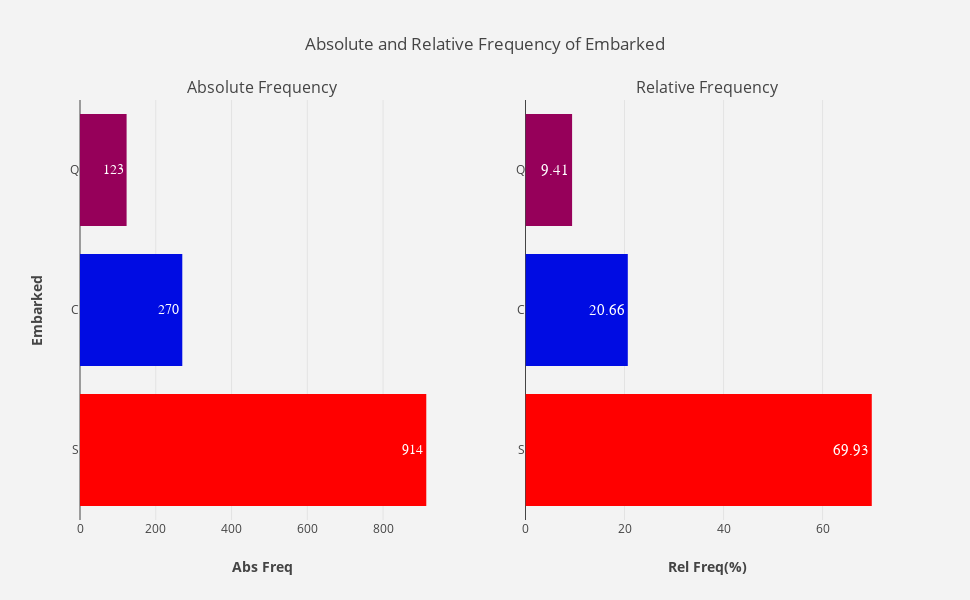

Notebook code for this chart:
### Markdown cell above
**Findings:** Again class distribution of Pclass is imbalanced as three categories of Pclass are not evenly represented in its distribution. 3 (Pclass3) is the most occured (709) levels of Pclass while 2 is the least occured (277). Another way of saying that, over  54% of Pclass variable consists of 3(Pclass3) while 1 and 2 both combinedly contribute to nearly 46% of Pclass.

### 4.1.4 Embarked  <a id="4.1.4"></a>

### Code cell
"""Plot absolute and relative frequency of Embarked."""
plotFrequency(merged.Embarked)

### Figure 1 — Plotly figure (JSON) as saved in the notebook; plotly's stock layout.template omitted (floating-point values rounded to 4 significant figures)
{"data": [{"hoverinfo": "x+y", "marker": {"color": [914, 270, 123], "colorscale": "Rainbow"}, "name": "Abs Freq", "orientation": "h", "text": [914.0, 270.0, 123.0], "textfont": {"family": "sans serif", "size": 14}, "textposition": "auto", "type": "bar", "uid": "ee613f30-c049-4c2e-ac52-292c2e8dc91a", "x": [914, 270, 123], "xaxis": "x", "y": ["S", "C", "Q"], "yaxis": "y"}, {"hoverinfo": "x+y", "marker": {"color": [69.93, 20.66, 9.41], "colorscale": "Rainbow"}, "name": "Rel Freq(%)", "orientation": "h", "text": [69.93, 20.66, 9.41], "textfont": {"family": "sans serif", "size": 15}, "textposition": "auto", "type": "bar", "uid": "cc5b53ec-eb0e-49cd-b717-3fce9c92afd9", "x": [69.93, 20.66, 9.41], "xaxis": "x2", "y": ["S", "C", "Q"], "yaxis": "y2"}], "layout": {"annotations": [{"font": {"size": 16}, "showarrow": false, "text": "Absolute Frequency", "x": 0.225, "xanchor": "center", "xref": "paper", "y": 1.0, "yanchor": "bottom", "yref": "paper"}, {"font": {"size": 16}, "showarrow": false, "text": "Relative Frequency", "x": 0.775, "xanchor": "center", "xref": "paper", "y": 1.0, "yanchor": "bottom", "yref": "paper"}], "height": 600, "hovermode": "closest", "paper_bgcolor": "rgb(243, 243, 243)", "plot_bgcolor": "rgb(243, 243, 243)", "showlegend": false, "title": {"text": "Absolute and Relative Frequency of Embarked"}, "width": 970, "xaxis": {"anchor": "y", "domain": [0.0, 0.45], "title": {"text": "<b>Abs Freq</b>"}}, "xaxis2": {"anchor": "y2", "domain": [0.55, 1.0], "title": {"text": "<b>Rel Freq(%)</b>"}}, "yaxis": {"anchor": "x", "domain": [0.0, 1.0], "title": {"text": "<b>Embarked</b>"}}, "yaxis2": {"anchor": "x2", "domain": [0.0, 1.0]}}}
